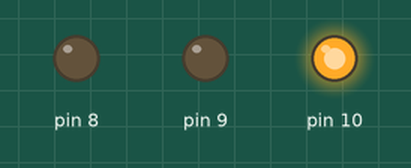
The sketch below on a simulated Arduino Uno, built with avr-gcc and run on an emulated ATmega328P. Parts: output pins drawn as LEDs (lit = HIGH).

Above: at 0.2 s.
At 1.0 s:
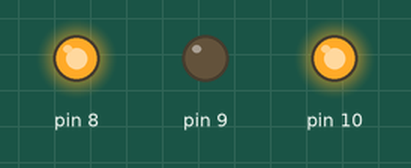
At 4.0 s:
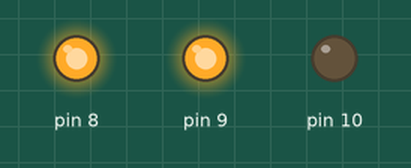
At 5.3 s:
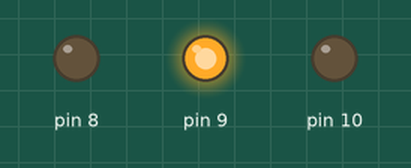
Timing chart, 0 to 7.9 s (numbered marks = the images above):
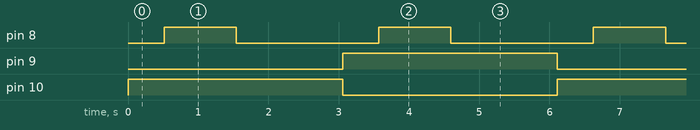

The sketch:

LN298N_Test.ino
```cpp
void setup() {
  pinMode(8, OUTPUT);
  pinMode(9, OUTPUT);
  pinMode(10, OUTPUT);

}

void loop() {
  int i;
  digitalWrite(10, HIGH);
  digitalWrite(9, LOW);

  for(i = 0; i < 256; i++) {
    analogWrite(8, i);
    delay(4);
  }

  for(i = 255; i >= 0; i--) {
    analogWrite(8, i);
    delay(4);
  }

  delay(1000);

  digitalWrite(10, LOW);
  digitalWrite(9, HIGH);

  for(i = 0; i < 256; i++) {
    analogWrite(8, i);
    delay(4);
  }

  for(i = 255; i >= 0; i--) {
    analogWrite(8, i);
    delay(4);
  }

  delay(1000);
}
```

Measured:
- by itself, pin 8: alternates HIGH for 1.0 s and LOW for 2.0 s
- by itself, pin 9, pin 10: alternates HIGH for 3.1 s and LOW for 3.1 s
- by itself, everything shown: repeats every 6.1 s, in 6 steps
